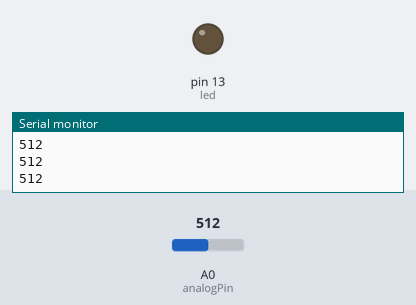
This sketch was run on a simulated Arduino Uno, built with avr-gcc and run on an emulated ATmega328P. Parts: output pins drawn as LEDs (lit = HIGH), the last lines printed to the serial monitor. Inputs (shaded band) come from the test bench; at power-on: A0 (analogPin) = 512.

Above: at 1.2 s.
1.3 s: A0 (analogPin) set to 792
2.8 s: A0 (analogPin) set to 815
At 3.5 s:
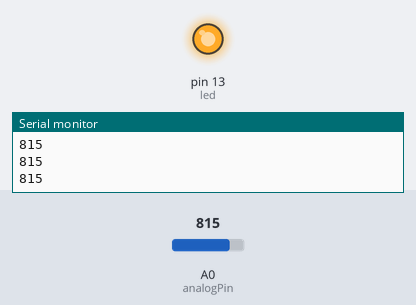
4.3 s: A0 (analogPin) set to 790
At 5.5 s:
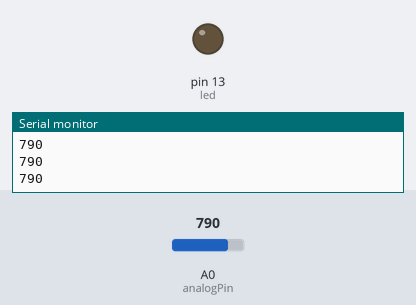
5.8 s: A0 (analogPin) set to 810
At 6.7 s:
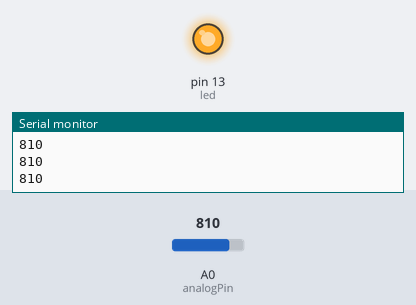
Timing chart, 0 to 8.3 s (numbered marks = the images above; inputs shaded):
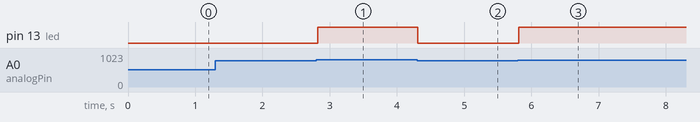

The sketch:

sketch_jan25b.ino
```cpp
// 25-01-2019

// Alejandro Rodriguez - 158192
// Marco Mendoza - 144360

int analogPin = A0;     // potentiometer wiper (middle terminal) connected to analog pin 3
                       // outside leads to ground and +5V
int val = 0;           // variable to store the value read
int led = 13;

// the setup routine runs once when you press reset:
void setup() {
  // initialize the digital pin as an output.
  pinMode(led, OUTPUT);
  pinMode(A0, INPUT);
  Serial.begin(9600); //  setup serial
}

void loop()
{
  val = analogRead(analogPin);     // read the input pin
  Serial.println(val);             // debug value
  delay(10);
  digitalWrite(led, val<800 ? LOW : HIGH);
  //  if(val<800){
  //     digitalWrite(led, LOW);
  //  }else{
  //    digitalWrite(led, HIGH);
  //  }
}
```

Measured:
- the behaviour switches between 799 and 800 on A0 (analogPin) (found by bisection; images 0 and 1)
- after the input at 2.8 s, pin 13 (led): LOW → HIGH at once
- after the input at 4.3 s, pin 13 (led): HIGH → LOW at once
- after the input at 5.8 s, pin 13 (led): LOW → HIGH at once
